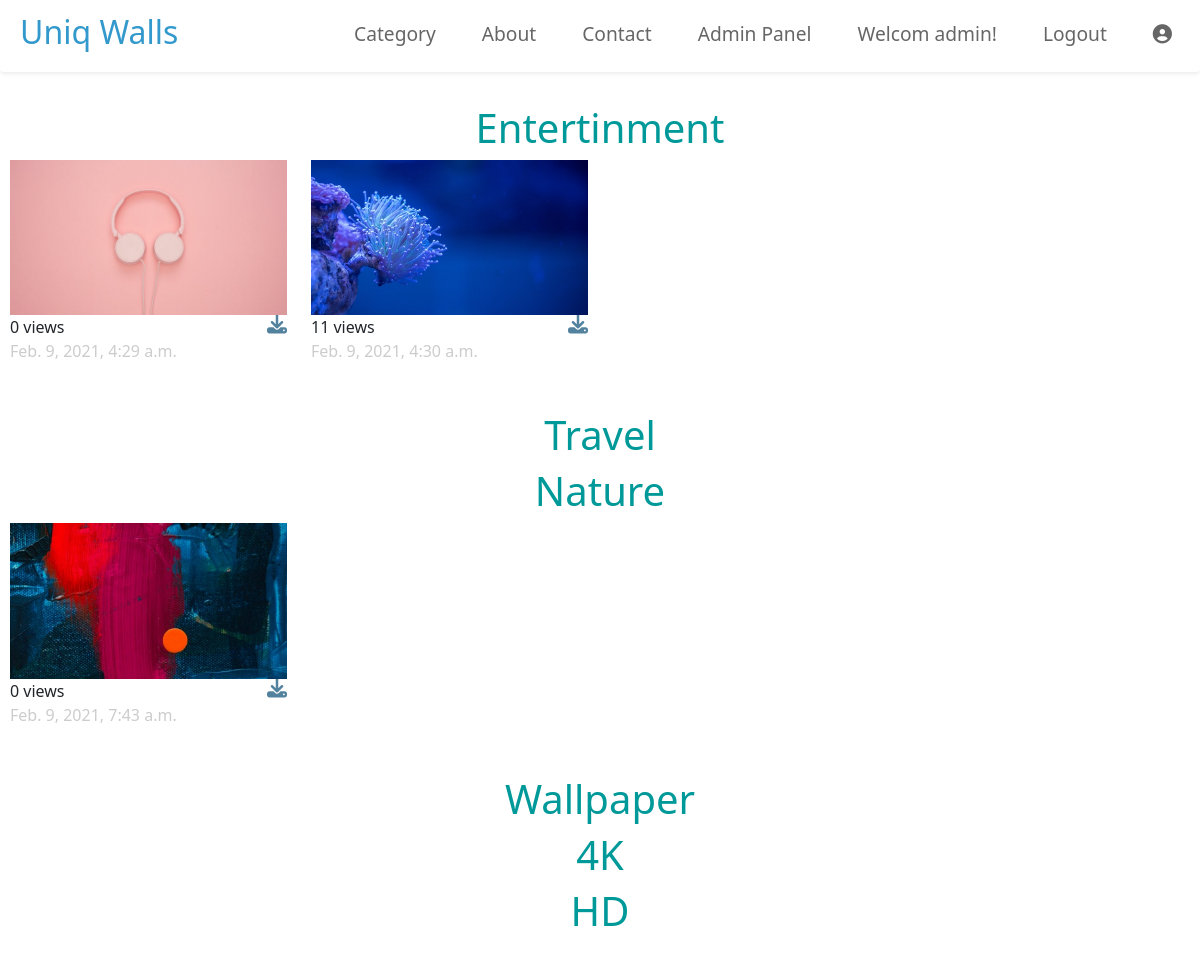
The app's page /category (signed in) with its own data.
### UniqApp/models.py (models this page shows, shortened)
class Category(models.Model):
    title  = models.CharField(max_length=99)

class Image(models.Model):
    image = models.ImageField(upload_to='dynamic_img')
    title = models.CharField(max_length=100)
    category = models.ForeignKey(Category, on_delete=models.CASCADE)
    date = models.DateTimeField(auto_now_add=True)
    view_count = models.PositiveIntegerField(default=0)

### UniqApp/views.py (the view)
# urls.py: path('category', CategoryView.as_view(), name="category"),
class CategoryView(TemplateView):
    template_name = 'category.html'
    def get_context_data(self, **kwargs):
        context = super().get_context_data(**kwargs)
        context["categories"] = Category.objects.all()
        return context

### templates/category.html (shortened to what this page needs)
{% extends 'base.html' %}
{% load static %}
{% block photos %}
    <div>
        <p>Hidden</p>
        <p>Hidden</p>
    </div>
    <div class="row tm-mb-90 tm-gallery" id="img-div">
    {% for category in categories %}
        <h1 style="text-align: center; color: #009999;">{{ category.title }}</h1>
        {% for cat in category.image_set.all %}
            <div class="col-xl-3 col-lg-4 col-md-6 col-sm-6 col-12 mb-5">
                <img src="{{ cat.image.url }}" alt="Image" class="img-fluid">
                <a href="{% get_media_prefix %}{{ img.image }}" download="{{ img.title }}.jpg">
                    <i style="float: right;" class="fas fa-download fa-lg mt-2"></i>
                </a>
                <span>{{ cat.view_count }} views</span><br>
                <span class="tm-text-gray-light">{{ cat.date }}</span>
            </div>
        {% endfor %}
    {% endfor %}
    </div>
{% endblock photos %}

### templates/base.html (shortened to what this page needs)
<!DOCTYPE html>
{% load static %}
<html lang="en">
<head>
    <link rel="stylesheet" href="{% static 'css/bootstrap.min.css' %}">
    <link rel="stylesheet" href="{% static 'fontawesome/css/all.min.css' %}">
    <link rel="stylesheet" href="{% static 'css/templatemo-style.css' %}">
    <link rel="stylesheet" href="{% static 'https://use.fontawesome.com/releases/v5.7.0/css/all.css' %}">
</head>
<body>
    <nav class="navbar navbar-expand-lg shadow-sm p-2 mb-5 rounded" id="navbar">
        <div class="container-fluid">
            <a class="navbar-brand" href="{% url 'home' %}">
                <h2>Uniq Walls</h2>
            </a>
            <div class="collapse navbar-collapse" id="navbarSupportedContent">
                <ul class="navbar-nav ml-auto mb-2 mb-lg-0">
                    <li class="nav-item">
                        <a class="nav-link nav-link-1" aria-current="page" href="{% url 'category' %}">Category</a>
                    </li>
                    <li class="nav-item">
                        <a class="nav-link nav-link-3" href="{% url 'about' %}">About</a>
                    </li>
                    <li class="nav-item">
                        <a class="nav-link nav-link-4" href="{% url 'contact' %}">Contact</a>
                    </li>
                    <li class="nav-item">
                        <a class="nav-link nav-link-2" href="{% url 'adminpage' %}">Admin Panel</a>
                    </li>
                    {% if user.is_authenticated %}
                    <li class="nav-item">
                        <a class="nav-link nav-link-" href="">Welcom {{user}}!</a>
                    </li>
                    <li class="nav-item">
                        <a class="nav-link nav-link-4" href="{% url 'logout' %}">Logout</a>
                    </li>
                    <li class="nav-item">
                        <a class="nav-link nav-link-4" href="{% url 'accountsprofile' %}"><i class="fas fa-user-circle"></i></a>
                    </li>
                    {% else %}
                    <li class="nav-item">
                        <a class="nav-link nav-link-" href="{% url 'login' %}"><button type="button" class="btn btn-info rounded-pill text-light">Signin</button></a>
                    </li>
                    {% endif %}
                </ul>
            </div>
        </div>
    </nav>
    {% block photos %}
    {% endblock %}
</body>
</html>

### templates/assets/css/templatemo-style.css (style rules this page uses)
p { line-height: 1.8; }
a { text-decoration: none; transition: all 0.3s ease; }
.container-fluid { max-width: 1770px; }
.navbar-brand { color: #3399CC; font-size: 1.6rem; }
.tm-mb-90 { margin-bottom: 90px; }
.nav-item { margin-right: 30px; }
.nav-item:last-child { margin-right: 0; }
.nav-link { color: #666666; border-bottom: 4px solid transparent; font-size: 1.2rem; }
p, .tm-text-gray { color: #999; }
.tm-text-gray-light { color: #CCC; }

### templates/category.html (style rules this page uses)
#img-div { margin-top: 20px; padding: 10px; }
.fa-download { color: rgba(1, 71, 112, 0.678); }

### templates/base.html (style rules this page uses)
#navbar { position: fixed; z-index: 0; background-color: rgb(255, 255, 255); width: 100%; z-index: 99; }

### records on screen
Category: title "Entertinment"
Image: image (picture), view_count "0", date "Feb. 9, 2021, 4:29 a.m."
Image: image (picture), view_count "11", date "Feb. 9, 2021, 4:30 a.m."
Category: title "Travel"
Category: title "Nature"
Image: image (picture), view_count "0", date "Feb. 9, 2021, 7:43 a.m."
Category: title "Wallpaper"
Category: title "4K"
Category: title "HD"

### other values on screen
{{ user }} "admin"
